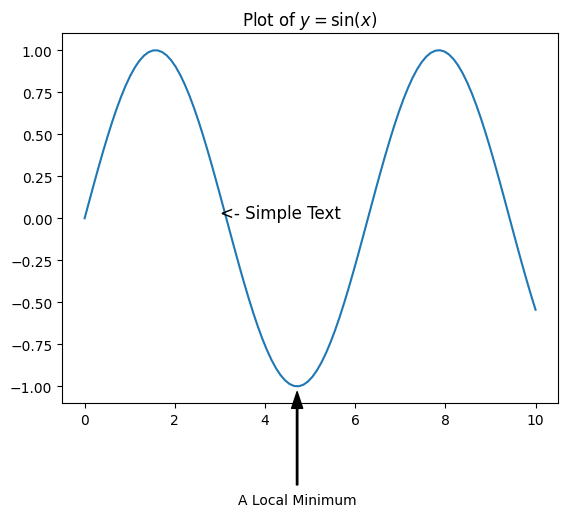

This chart was generated by the following Python code:
import matplotlib.pyplot as plt
import numpy as np

# Example of text and annotations
x = np.linspace(0, 10, 100)
y = np.sin(x)
plt.plot(x, y)

# Add a title with mathematical notation
plt.title(r'Plot of $y = \sin(x)$')

# Add a simple text label
plt.text(3, 0, '<- Simple Text', fontsize=12)

# Add an arrow annotation
peak_x = 1.5 * np.pi
peak_y = np.sin(peak_x)
plt.annotate('A Local Minimum',
             xy=(peak_x, peak_y), # The point to annotate
             xytext=(peak_x, peak_y - 0.7), # The location of the text
             arrowprops=dict(facecolor='black', shrink=0.05, width=1, headwidth=8),
             ha='center') # Horizontal alignment

plt.show()
